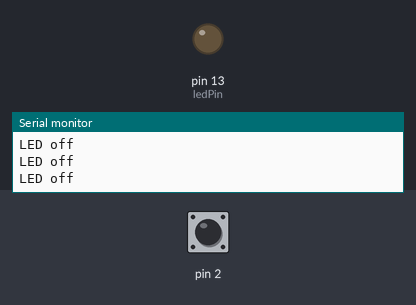
The sketch below on a simulated Arduino Uno, built with avr-gcc and run on an emulated ATmega328P. Parts: output pins drawn as LEDs (lit = HIGH), the last lines printed to the serial monitor. Dashed ring = blinking. The test bench sets the inputs (shaded band); at power-on: pin 2 HIGH.

Above: at 1.3 s.
1.4 s: pin 2 pulled LOW for 0.15 s
At 1.48 s:
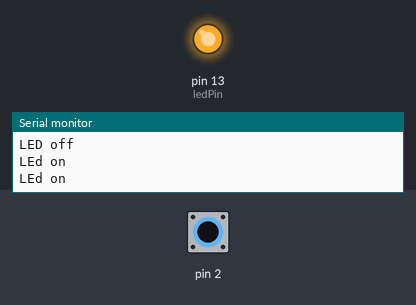
3.0 s: pin 2 pulled LOW for 1 s
At 4.8 s:
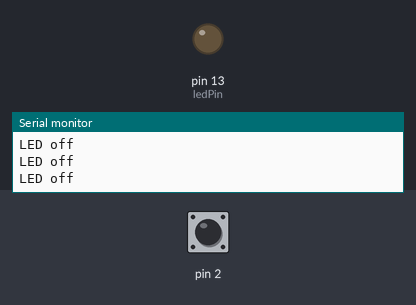
7.0 s: pin 2 pulsed LOW 2 times (0.12 s each, 0.3 s apart)
At 7.36 s:
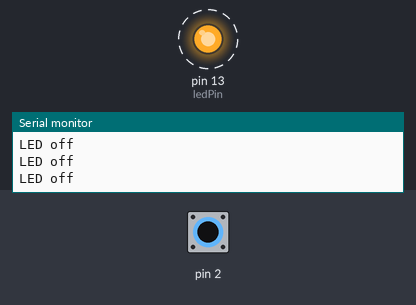
Timing chart, 0 to 10.0 s (numbered marks = the images above; inputs shaded):
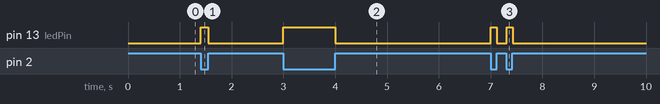

The sketch:

08.InterruptorBolaInclinacion.ino
```cpp
/*
 Name:		_08.ino
 Created:	3/20/2021 11:13:59 AM
 Author:	Juan Bustos
*/

const int ledPin = 13;//the led attach to

void setup()
{
    pinMode(ledPin, OUTPUT);//initialize the ledPin as an output
    pinMode(2, INPUT);
    digitalWrite(2, HIGH);
    Serial.begin(9600);
    delay(100);
    Serial.println("Leccion 8: Interruptor de Bola de Inclinacion");
}

void loop()
{
    int digitalVal = digitalRead(2); //read pin 2
    if (HIGH == digitalVal)
    {
        digitalWrite(ledPin, LOW);//turn the led off
        Serial.println("LED off");
    }
    else
    {
        digitalWrite(ledPin, HIGH);//turn the led on
        Serial.println("LEd on");
    }
}
```

Measured:
- after the input at 1.4 s, pin 13 (ledPin): LOW → HIGH at once, → LOW 0.15 s later
- after the input at 3.0 s, pin 13 (ledPin): LOW → HIGH at once, → LOW 1.0 s later
- after the input at 7.0 s, pin 13 (ledPin): alternates HIGH for 0.12 s and LOW for 0.19 s, 4 changes in all, then stays LOW, starting at once
